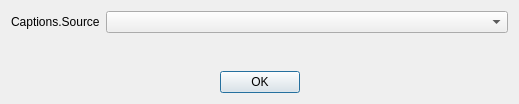
<?xml version="1.0" encoding="UTF-8"?>
<ui version="4.0">
 <class>CaptionsDialog</class>
 <widget class="QDialog" name="CaptionsDialog">
  <property name="geometry">
   <rect>
    <x>0</x>
    <y>0</y>
    <width>519</width>
    <height>104</height>
   </rect>
  </property>
  <property name="windowTitle">
   <string>Captions</string>
  </property>
  <layout class="QVBoxLayout" name="verticalLayout">
   <item>
    <layout class="QFormLayout" name="formLayout">
     <property name="labelAlignment">
      <set>Qt::AlignRight|Qt::AlignTrailing|Qt::AlignVCenter</set>
     </property>
     <item row="0" column="0">
      <widget class="QLabel" name="label">
       <property name="text">
        <string>Captions.Source</string>
       </property>
       <property name="buddy">
        <cstring>source</cstring>
       </property>
      </widget>
     </item>
     <item row="0" column="1">
      <widget class="PLSComboBox" name="source">
       <property name="insertPolicy">
        <enum>QComboBox::InsertAlphabetically</enum>
       </property>
       <property name="sizeAdjustPolicy">
        <enum>QComboBox::AdjustToContents</enum>
       </property>
      </widget>
     </item>
    </layout>
   </item>
   <item>
    <spacer name="verticalSpacer">
     <property name="orientation">
      <enum>Qt::Vertical</enum>
     </property>
     <property name="sizeHint" stdset="0">
      <size>
       <width>0</width>
       <height>0</height>
      </size>
     </property>
    </spacer>
   </item>
   <item>
    <layout class="QHBoxLayout" name="horizontalLayout">
     <item>
      <spacer name="horizontalSpacer">
       <property name="orientation">
        <enum>Qt::Horizontal</enum>
       </property>
       <property name="sizeHint" stdset="0">
        <size>
         <width>40</width>
         <height>20</height>
        </size>
       </property>
      </spacer>
     </item>
     <item>
      <widget class="QPushButton" name="accept">
       <property name="text">
        <string>OK</string>
       </property>
      </widget>
     </item>
     <item>
      <spacer name="horizontalSpacer_2">
       <property name="orientation">
        <enum>Qt::Horizontal</enum>
       </property>
       <property name="sizeHint" stdset="0">
        <size>
         <width>40</width>
         <height>20</height>
        </size>
       </property>
      </spacer>
     </item>
    </layout>
   </item>
  </layout>
 </widget>
 <customwidgets>
  <customwidget>
   <class>PLSComboBox</class>
   <extends>QComboBox</extends>
   <header location="global">PLSComboBox.h</header>
  </customwidget>
 </customwidgets>
 <resources/>
 <connections>
  <connection>
   <sender>accept</sender>
   <signal>clicked()</signal>
   <receiver>CaptionsDialog</receiver>
   <slot>accept()</slot>
   <hints>
    <hint type="sourcelabel">
     <x>268</x>
     <y>331</y>
    </hint>
    <hint type="destinationlabel">
     <x>229</x>
     <y>-11</y>
    </hint>
   </hints>
  </connection>
 </connections>
</ui>
